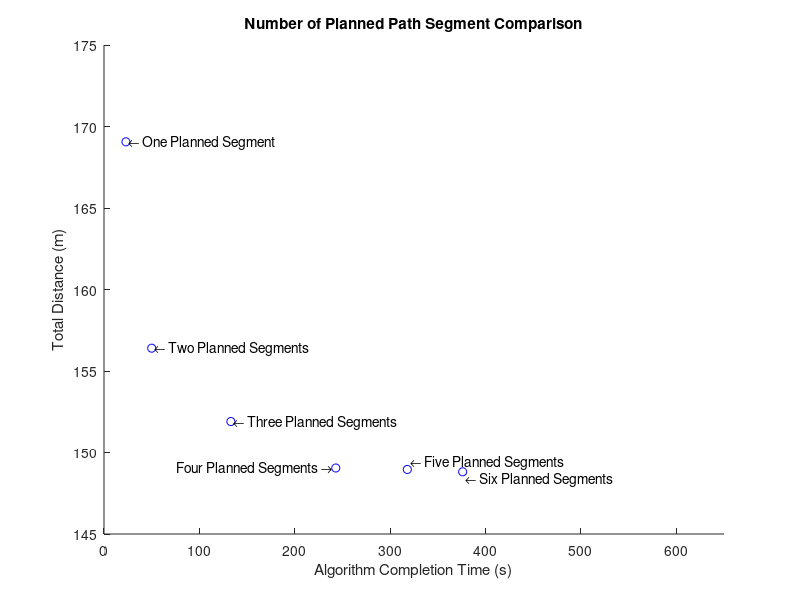
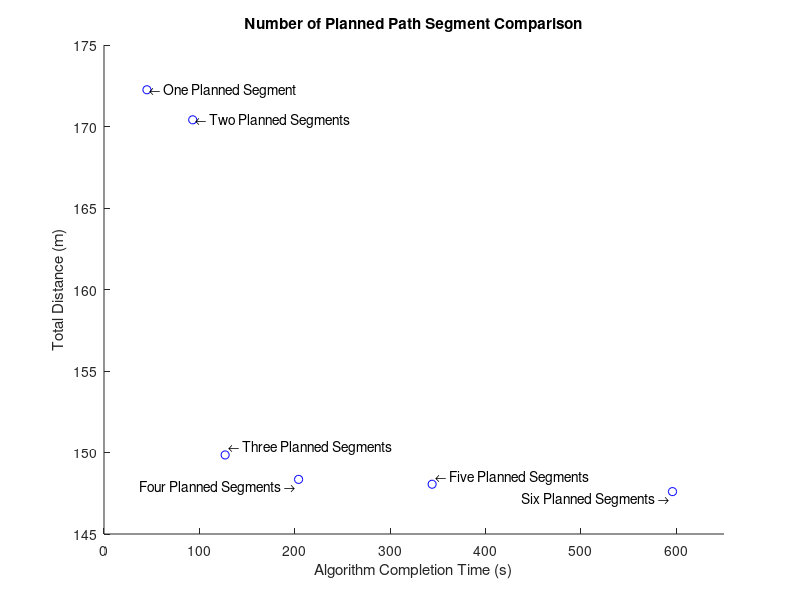

The MATLAB source for these figures, in order:
close all; clear; clc;

%paredo front for 

%rng(9), 48/4/3
% 2 - 5 num_path
time = [23 50 133 243 318 376];
dis = [169.06 156.4 151.9 149.05 148.96 148.816];

%rng(9), 50/4/3
% ms = 3
% time = [29.4 81.8 175.6 375.8 516.2 778.43];
% dis = [ 160.0276
%   147.2014
%   146.5553
%   146.2599
%   146.2529
%   146.2064 ];

figure(1);
hold on;
plot(time(1),dis(1),'bo');
txt1 = ' \leftarrow One Planned Segment';
text(time(1),dis(1),txt1);

plot(time(2),dis(2),'bo');
txt2 = ' \leftarrow Two Planned Segments';
text(time(2),dis(2),txt2);

plot(time(3),dis(3),'bo');
txt3 = ' \leftarrow Three Planned Segments';
text(time(3),dis(3),txt3);

plot(time(4),dis(4),'bo');
txt4 = 'Four Planned Segments \rightarrow ';
text(time(4),dis(4),txt4,'HorizontalAlignment','right');

plot(time(5),dis(5),'bo');
txt5 = ' \leftarrow Five Planned Segments';
text(time(5),dis(5),txt5,'VerticalAlignment','bottom');

plot(time(6),dis(6),'bo');
txt6 = ' \leftarrow Six Planned Segments';
%text(time(6),dis(6),txt6);
text(time(6),dis(6),txt6,'HorizontalAlignment','left','VerticalAlignment','top');

xlabel('Algorithm Completion Time (s)');
ylabel('Total Distance (m)');
xlim([0 650]);
ylim([145 175]);
%xlim([0 450]);
%ylim([148 170]);
title('Number of Planned Path Segment Comparison');
hold off;

%rng(3), 50/4/3
% ms = 3;
time = [45 93 127 204 344 596];
dis = [172.253923641734;170.410239996284;149.849643976224;148.351190385225;148.053963065152;147.600466512524];

% figure(1);
% hold on;
% plot(time(1),dis(1),'bo');
% plot(time(2),dis(2),'bs');
% plot(time(3),dis(3),'bd');
% plot(time(4),dis(4),'b^');
% plot(time(5),dis(5),'b<');
% plot(time(6),dis(6),'b>');
% legend('1 segment planned','2 segments planned','3 segments planned','4 segments planned',...
%        '5 segments planned','6 segments planned');
% xlabel('Algorithm Completion Time (s)');
% ylabel('Total Distance (m)');
% %xlim([0 650]);
% %ylim([145 175]);
% xlim([0 400]);
% ylim([148 170]);
% title('Number of Planned Path Segment Comparison');
% hold off;

figure(2);
hold on;
plot(time(1),dis(1),'bo');
txt1 = ' \leftarrow One Planned Segment';
text(time(1),dis(1),txt1);

plot(time(2),dis(2),'bo');
txt2 = ' \leftarrow Two Planned Segments';
text(time(2),dis(2),txt2);

plot(time(3),dis(3),'bo');
txt3 = ' \leftarrow Three Planned Segments';
text(time(3),dis(3),txt3,'VerticalAlignment','bottom');

plot(time(4),dis(4),'bo');
txt4 = 'Four Planned Segments \rightarrow ';
text(time(4),dis(4),txt4,'VerticalAlignment','top','HorizontalAlignment','right');

plot(time(5),dis(5),'bo');
txt5 = ' \leftarrow Five Planned Segments';
text(time(5),dis(5),txt5,'VerticalAlignment','bottom');

plot(time(6),dis(6),'bo');
txt6 = ' Six Planned Segments \rightarrow ';
%text(time(6),dis(6),txt6);
text(time(6),dis(6),txt6,'HorizontalAlignment','right','VerticalAlignment','top');

xlabel('Algorithm Completion Time (s)');
ylabel('Total Distance (m)');
xlim([0 650]);
ylim([145 175]);
%xlim([0 450]);
%ylim([148 170]);
title('Number of Planned Path Segment Comparison');
hold off;